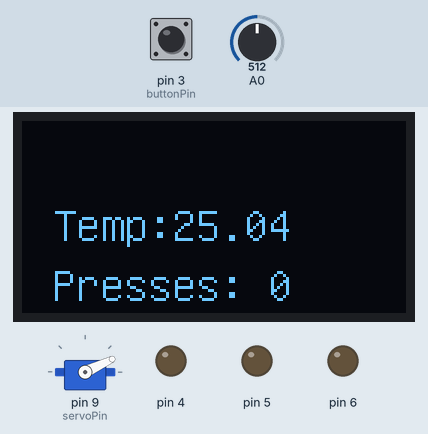
Simulated run of this sketch. Board: Arduino Uno, built with avr-gcc and run on an emulated ATmega328P. On the bench: servo, 128×64 one-colour display, output pins drawn as LEDs (lit = HIGH). The test bench sets the inputs (shaded band); at power-on: pin 3 (buttonPin) LOW, A0 = 512. The local clock reads 2024-03-15 10:24:30 at power-on unless the sketch sets it; what the sketch prints to the serial monitor is not drawn. At 0.8 s the program stops and its outputs stay as they are.

Above: at 0.5 s.
Timing chart, 0 to 2.0 s (numbered marks = the images above):
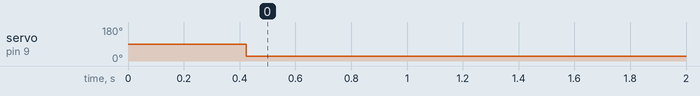

Measured:
- by itself, servo on pin 9 (servoPin): 90° → 25° at 0.42 s

The sketch:

Clock_Temp.ino
```cpp
// By Hugo Mattsson
#include<RTClib.h>
#include <Wire.h>
#include "U8glib.h"
#include "Servo.h"
char t[32];

const int buttonPin = 3;
int buttonPresses = 0;
int number = 0;

DateTime now;
U8GLIB_SSD1306_128X64 u8g(U8G_I2C_OPT_NO_ACK);
RTC_DS3231 rtc;
Servo myservo;
#define servoPin 9

void setup() {
Serial.begin(9600);
  Wire.begin();
  rtc.begin();
  rtc.adjust(DateTime(F(__DATE__), F(__TIME__)));
    u8g.setFont(u8g_font_unifont);
  pinMode(buttonPin, INPUT);
  for(int i= 4; i <= 6; i++){
    pinMode(i, OUTPUT);
  myservo.attach(servoPin);
  }
}

int lastButtonState = LOW;
unsigned long lastDebounceTime = 0;
const unsigned long debounceDelay = 0;
void loop() {
  now = rtc.now();

  oledWrite(getTime(), getTemp());
  servoWrite(getTemp());

  int reading = digitalRead(buttonPin);

    if (reading != lastButtonState) {
      lastButtonState = reading;

      if (reading != LOW) {
        buttonPresses += 1;
      }
    }
}

String getTime(){
DateTime now = rtc.now();
  sprintf(t, "%02d:%02d:%02d", now.hour(), now.minute(), now.second());
  Serial.print(F("The time is: "));
  Serial.println(t);
  delay(200);

  Serial.println(getTemp());

}

float getTemp(){

int Vo;
float R1 = 10000;
float logR2;
float R2;
float T;
float c1 = 0.001129148, c2 = 0.000234125, c3 = 0.0000000876741;

Vo = analogRead(A0);
R2 = R1 * (1023.0 / (float)Vo - 1.0);
logR2 = log(R2);
T = (1.0 / (c1 + c2 * logR2 + c3 * logR2 * logR2 * logR2));
T = T - 273.15;

return T;
}

void oledWrite(String time, float temp){
  String temp_str = String(temp,2);
    String button_str = "Presses: " + String(buttonPresses);

  u8g.firstPage();
  do {
    u8g.setFont(u8g_font_unifont);
    u8g.drawStr(10, 20, time.c_str());
    u8g.drawStr(10, 40, "Temp: ");

    u8g.drawStr(50, 40, temp_str.c_str());
    u8g.drawStr(10, 60, button_str.c_str());


  } while (u8g.nextPage());
}


void servoWrite(float temperature){
  myservo.write(temperature);
}
```
